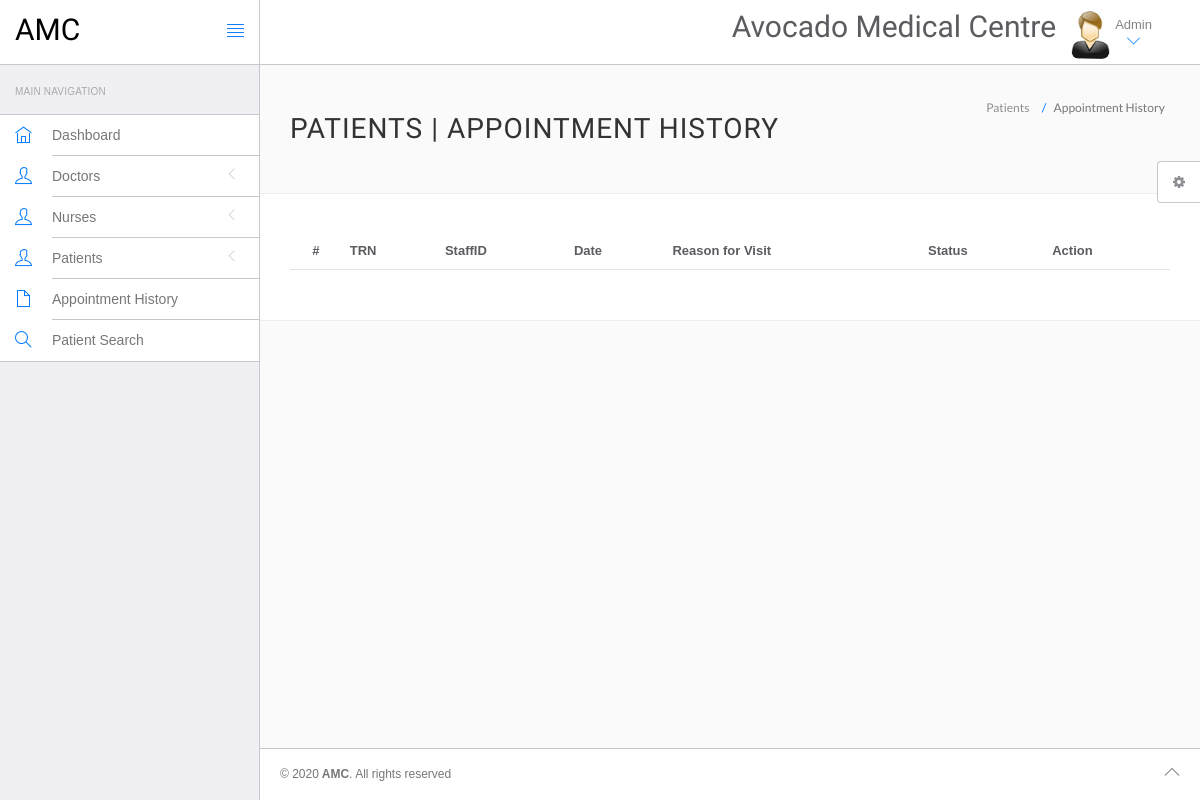
Before: /views/admin/appointment-history.php (signed in) with the older database file.
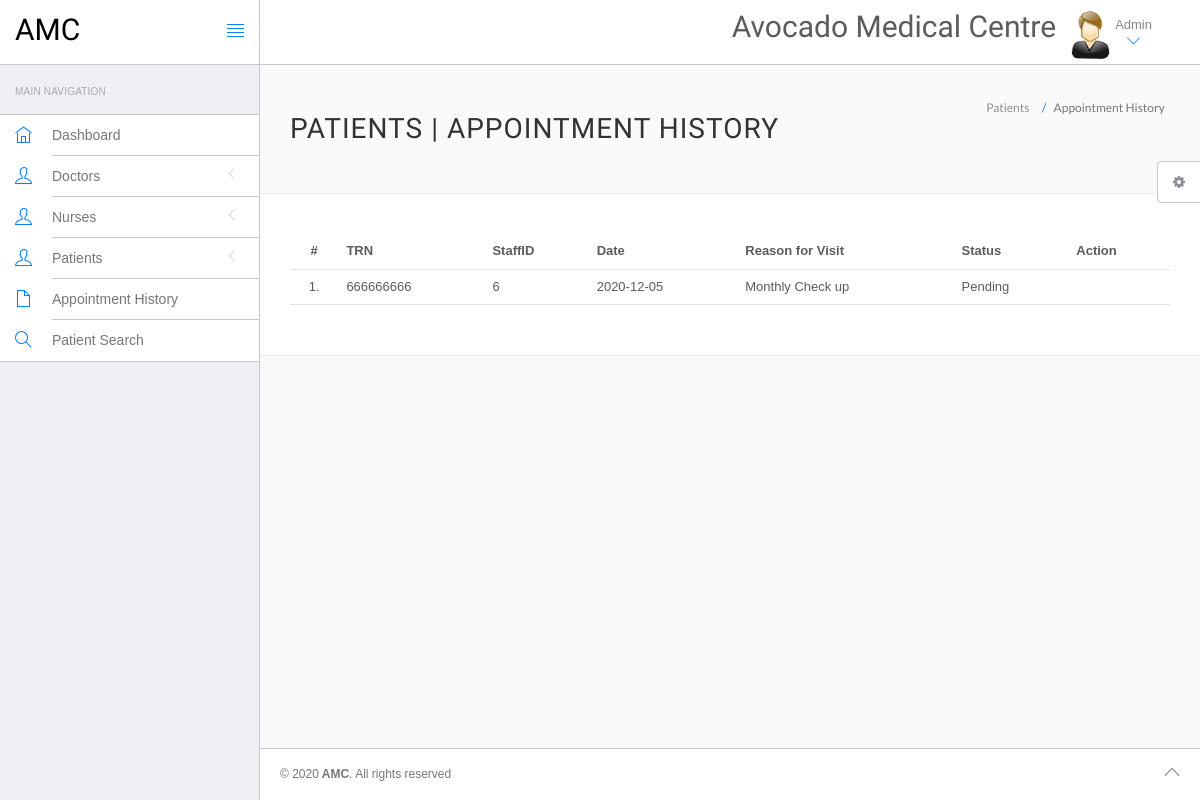
After: the same page with the newer database file.
### tables this page shows
CREATE TABLE IF NOT EXISTS `appointment` (
  `TRN` int(11) NOT NULL,
  `StaffID` int(11) NOT NULL,
  `Date` varchar(12) NOT NULL,
  `ReasonForVisit` varchar(100) NOT NULL,
  `Status` varchar(10) NOT NULL,
  PRIMARY KEY (`TRN`),
  KEY `appointment_ibfk_2` (`StaffID`)
);

### views/admin/appointment-history.php (the view, shortened to what this page needs)
<!DOCTYPE html>
<html lang="en">
	<head>
		<link rel="stylesheet" href="vendor/bootstrap/css/bootstrap.min.css">
		<link rel="stylesheet" href="vendor/fontawesome/css/font-awesome.min.css">
		<link rel="stylesheet" href="vendor/themify-icons/themify-icons.min.css">
		<link href="vendor/animate.css/animate.min.css" rel="stylesheet" media="screen">
		<link href="vendor/perfect-scrollbar/perfect-scrollbar.min.css" rel="stylesheet" media="screen">
		<link href="vendor/switchery/switchery.min.css" rel="stylesheet" media="screen">
		<link href="vendor/bootstrap-touchspin/jquery.bootstrap-touchspin.min.css" rel="stylesheet" media="screen">
		<link href="vendor/select2/select2.min.css" rel="stylesheet" media="screen">
		<link href="vendor/bootstrap-datepicker/bootstrap-datepicker3.standalone.min.css" rel="stylesheet" media="screen">
		<link href="vendor/bootstrap-timepicker/bootstrap-timepicker.min.css" rel="stylesheet" media="screen">
		<link rel="stylesheet" href="assets/css/styles.css">
		<link rel="stylesheet" href="assets/css/plugins.css">
		<link rel="stylesheet" href="assets/css/themes/theme-1.css" id="skin_color" />
	</head>
	<body>
		<div id="app">
			<?php include('include/sidebar.php');?>
			<div class="app-content">
				<?php include('include/header.php');?>
				<div class="main-content" >
					<div class="wrap-content container" id="container">
						<section id="page-title">
							<div class="row">
								<div class="col-sm-8">
									<h1 class="mainTitle">Patients  | Appointment History</h1>
								</div>
								<ol class="breadcrumb">
									<li>
										<span>Patients </span>
									</li>
									<li class="active">
										<span>Appointment History</span>
									</li>
								</ol>
							</div>
						</section>
						<div class="container-fluid container-fullw bg-white">
							<div class="row">
								<div class="col-md-12">
									<table class="table table-hover" id="sample-table-1">
										<thead>
											<tr>
												<th class="center">#</th>
												<th class="hidden-xs">TRN</th>
												<th>StaffID</th>
												<th>Date</th>
												<th>Reason for Visit</th>
												<th>Status</th>
												<th>Action</th>
											</tr>
										</thead>
										<tbody>
											<?php
												include('include/config.php');
												$selQuery = "SELECT * FROM appointment";
												$results = mysqli_query($conn,$selQuery) or die("Could not find database record(s)".mysqli_error($conn));
												$cnt=1;
												while($row=mysqli_fetch_assoc($results))
												{
											?>
											<tr>
												<td class="center"><?php echo $cnt;?>.</td>
												<td class="hidden-xs"><?php echo $row['TRN'];?></td>
												<td class="hidden-xs"><?php echo $row['StaffID'];?></td>
												<td><?php echo $row['Date'];?></td>
												<td><?php echo $row['ReasonForVisit'];?></td>
												<td><?php echo $row['Status'];?></td>
												<td>
												</td>
											</tr>
											<?php
												$cnt=$cnt+1;
											 }?>
										</tbody>
									</table>
								</div>
							</div>
						</div>
					</div>
				</div>
			</div>
			<?php include('include/footer.php');?>
			<?php include('include/setting.php');?>
		</div>
	</body>
</html>

Changed rows visible on the page:
added appointment: TRN "666666666", StaffID "6", Date "2020-12-05", ReasonForVisit "Monthly Check up", Status "Pending"
